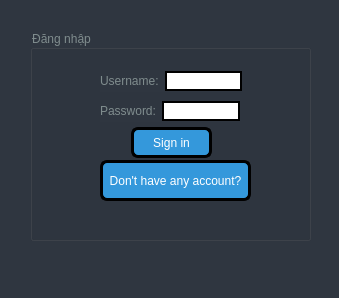
<?xml version="1.0" encoding="UTF-8"?>
<ui version="4.0">
 <class>MainWindow</class>
 <widget class="QMainWindow" name="MainWindow">
  <property name="geometry">
   <rect>
    <x>0</x>
    <y>0</y>
    <width>339</width>
    <height>298</height>
   </rect>
  </property>
  <property name="windowTitle">
   <string>MainWindow</string>
  </property>
  <property name="styleSheet">
   <string notr="true">background-color:#2F3640</string>
  </property>
  <widget class="QWidget" name="centralwidget">
   <widget class="QGroupBox" name="groupBox">
    <property name="geometry">
     <rect>
      <x>30</x>
      <y>30</y>
      <width>281</width>
      <height>211</height>
     </rect>
    </property>
    <property name="styleSheet">
     <string notr="true">color:#7F8C8D</string>
    </property>
    <property name="title">
     <string>Đăng nhập</string>
    </property>
    <widget class="QWidget" name="layoutWidget">
     <property name="geometry">
      <rect>
       <x>70</x>
       <y>70</y>
       <width>140</width>
       <height>22</height>
      </rect>
     </property>
     <layout class="QHBoxLayout" name="horizontalLayout_2">
      <item>
       <widget class="QLabel" name="label_2">
        <property name="text">
         <string>Password:</string>
        </property>
       </widget>
      </item>
      <item>
       <widget class="QLineEdit" name="pass2">
        <property name="styleSheet">
         <string notr="true">background-color: rgb(255, 255, 255);
border:2px solid black</string>
        </property>
        <property name="echoMode">
         <enum>QLineEdit::Password</enum>
        </property>
       </widget>
      </item>
     </layout>
    </widget>
    <widget class="QWidget" name="layoutWidget_2">
     <property name="geometry">
      <rect>
       <x>70</x>
       <y>40</y>
       <width>142</width>
       <height>22</height>
      </rect>
     </property>
     <layout class="QHBoxLayout" name="horizontalLayout_3">
      <item>
       <widget class="QLabel" name="label">
        <property name="text">
         <string>Username:</string>
        </property>
       </widget>
      </item>
      <item>
       <widget class="QLineEdit" name="name2">
        <property name="styleSheet">
         <string notr="true">background-color: rgb(255, 255, 255);
border:2px solid black</string>
        </property>
       </widget>
      </item>
     </layout>
    </widget>
    <widget class="QPushButton" name="signin">
     <property name="geometry">
      <rect>
       <x>101</x>
       <y>97</y>
       <width>81</width>
       <height>31</height>
      </rect>
     </property>
     <property name="styleSheet">
      <string notr="true">#signin {
	background-color: rgb(52, 152, 219);
	color:white;
	border: 3px solid black;
	border-radius:7px
}

#signin:hover{
	
	background-color: rgb(41, 128, 185);
}
</string>
     </property>
     <property name="text">
      <string>Sign in</string>
     </property>
    </widget>
    <widget class="QPushButton" name="didnt_have">
     <property name="geometry">
      <rect>
       <x>70</x>
       <y>130</y>
       <width>151</width>
       <height>41</height>
      </rect>
     </property>
     <property name="styleSheet">
      <string notr="true">#didnt_have {
	background-color: rgb(52, 152, 219);
	color:white;
	border: 3px solid black;
	border-radius:7px
}

#didnt_have:hover{
	
	background-color: rgb(41, 128, 185);
}
</string>
     </property>
     <property name="text">
      <string>Don't have any account?</string>
     </property>
    </widget>
   </widget>
  </widget>
  <widget class="QMenuBar" name="menubar">
   <property name="geometry">
    <rect>
     <x>0</x>
     <y>0</y>
     <width>339</width>
     <height>18</height>
    </rect>
   </property>
  </widget>
  <widget class="QStatusBar" name="statusbar"/>
 </widget>
 <resources/>
 <connections/>
</ui>
